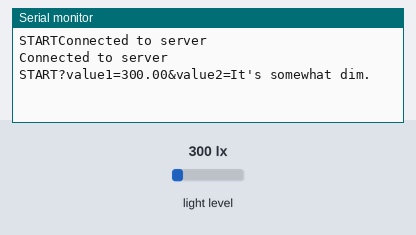
This sketch was run on a simulated Arduino MKR. Shown: the last lines printed to the serial monitor. Inputs (shaded band) come from the test bench; at power-on: light level 300 lx. WiFi joins after 1.5 s; servers stay silent unless stated.

Above: at 2.9 s.
3.0 s: light level set to 109 lx
At 5.3 s:
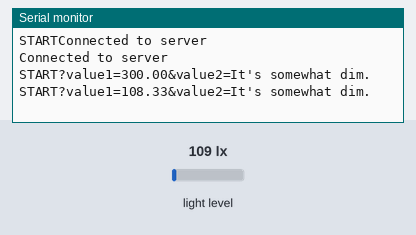
6.8 s: light level set to 91 lx
At 8.9 s:
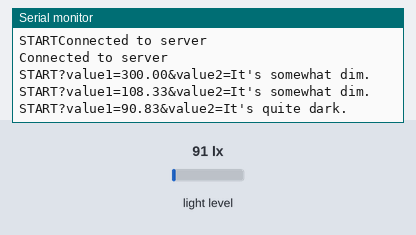

Measured:
- the behaviour switches between 101 and 100 lx on light level (found by bisection; images 1 and 2)
- after the input at 3.0 s, the serial monitor: prints a new line after 1.7 s (image 1)
- after the input at 6.8 s, the serial monitor: prints a new line after 0.90 s (image 2)

The sketch:

task_3.2c.ino
```cpp
#include <WiFiNINA.h>

#include <BH1750.h>
#include <Wire.h>

//please enter your sensitive data in the Secret tab
char ssid[] = "Redmi Note 10 Pro Max";
char pass[] = "123456789";

WiFiClient client;
BH1750 lightMeter;

char   HOST_NAME[] = "maker.ifttt.com";
String PATH_NAME  = "https://maker.ifttt.com/trigger/lightsensor/with/key/djmTxByajgaXmwohDns7rvPK_Nsk553vDqSaO1saWzK";
String queryString = "?value1=57&value2=25";

void setup() {
  // initialize WiFi connection
  // WiFi.begin(ssid, pass);
  Serial.begin(9600);
Serial.print("START");
  while (!Serial);

  // connect to web server on port 80:
     WiFi.begin(ssid, pass);
     Wire.begin();
while(true)
  {
  if (client.connect(HOST_NAME, 80)) {
    // if connected:
    Serial.println("Connected to server");
    break;
  }
  else {// if not connected:
    Serial.println("connection failed");

  }
  delay(500);
}
lightMeter.begin();
Serial.println("Connected to server");
}
void loop() {
  Serial.print("START");
  float lux = lightMeter.readLightLevel();

  // Update the queryString with the current lux value and a descriptive message
  if (lux > 1000) {
    queryString = "?value1=" + String(lux) + "&value2=It's very bright!";
  } else if (lux > 500) {
    queryString = "?value1=" + String(lux) + "&value2=It's quite bright.";
  } else if (lux > 100) {
    queryString = "?value1=" + String(lux) + "&value2=It's somewhat dim.";
  } else if (lux > 10) {
    queryString = "?value1=" + String(lux) + "&value2=It's quite dark.";
  } else {
    queryString = "?value1=" + String(lux) + "&value2=It's very dark!";
  }

  Serial.println(queryString);

  if (lux > 500) {
    // make an HTTP request:
    // send HTTP header
    client.println("GET " + PATH_NAME + queryString + " HTTP/1.1");
    client.println("Host: " + String(HOST_NAME));
    client.println("Connection: close");
    client.println(); // end HTTP header

    while (client.connected()) {
      if (client.available()) {
        // read an incoming byte from the server and print it to the serial monitor:
        char c = client.read();
        Serial.print(c);
      }
    }

    // the server's disconnected, stop the client:
    client.stop();
    Serial.println();
    Serial.println("Disconnected");
  }

  queryString = "";
  delay(3000);
}
```
